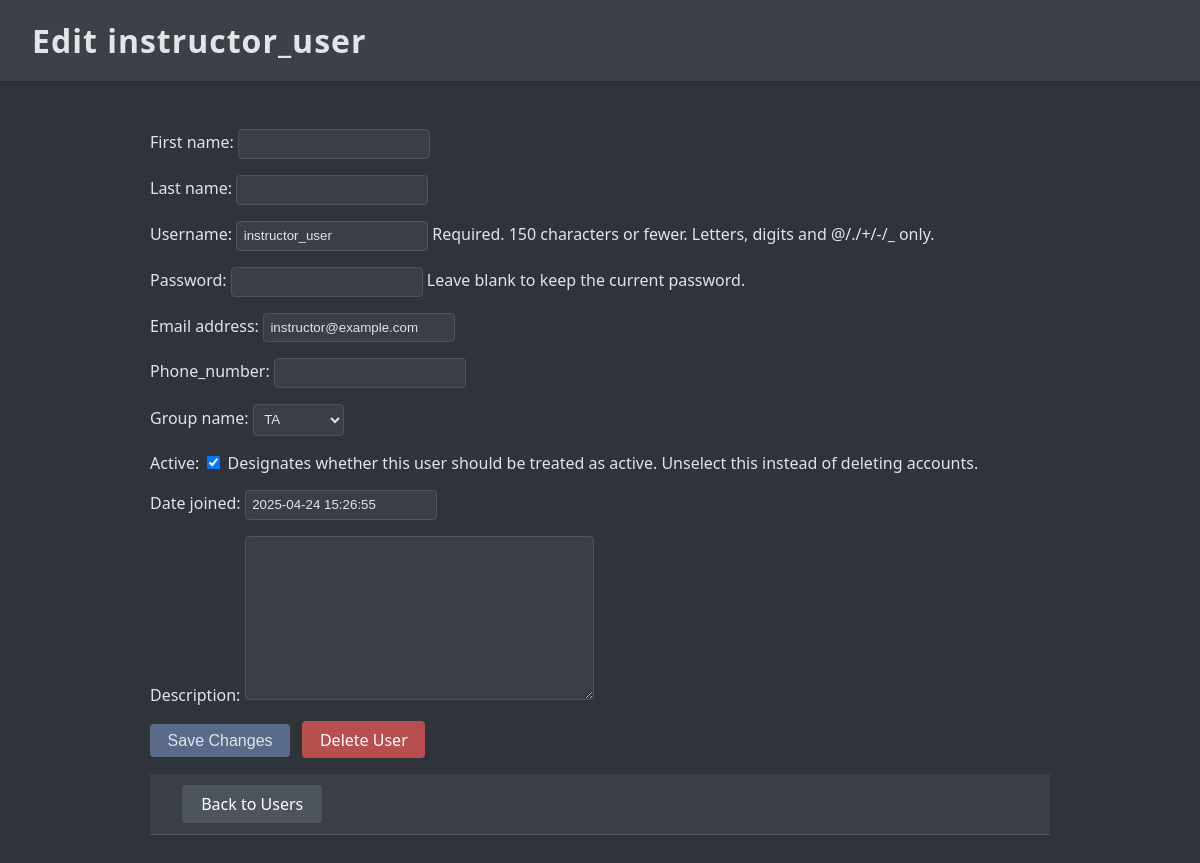
The page /sudo/user/2/edit (signed in) on the database as committed earlier.
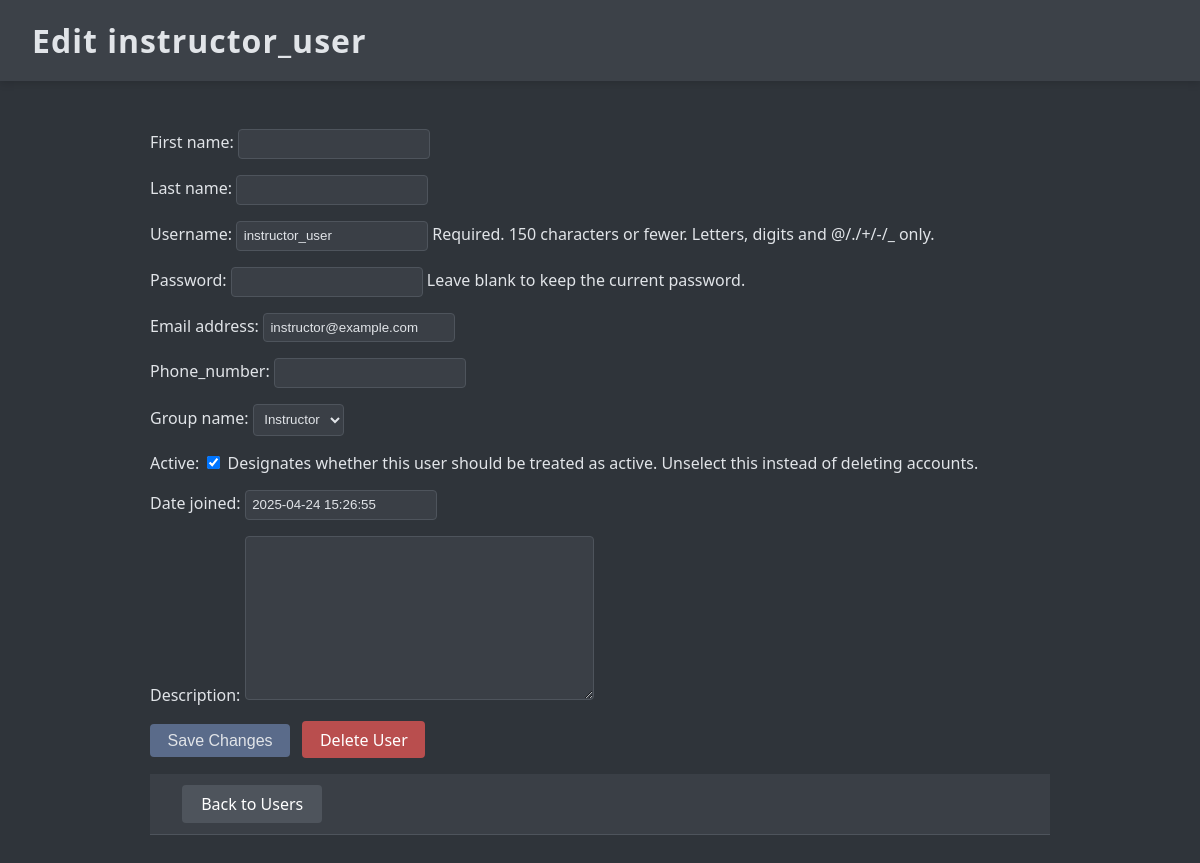
The same page on the database as committed later.
### webapp/models/users.py (models this page shows, shortened)
class User(AbstractUser):
    phone_number = models.CharField(max_length=15, blank=True, verbose_name='phone_number', null=True)
    description = models.TextField(blank=True, null=True, verbose_name='description')
    group_name = models.CharField(
        max_length=1,
        choices=UserType,
        default=UserType.TA,
    )
    class Meta:
        permissions = (
            ("can_assign_l1", "Can assign to courses/sections: instructor"),
            ("can_assign_l2", "Can assign to courses/sections: admin"),
        )

### webapp/views/admin.py (the view)
# urls.py: path('sudo/<str:model_name>/<int:model_id>/edit', views.edit_model, name='edit_model'),
@in_groups(["Admin"])
def edit_model(request, model_name, model_id):
    model_classes = {
        'course': Course,
        'section': Section,
        'user': User
    }
    form_classes = {
        'course': CourseForm,
        'section': SectionForm,
        'user': UserForm
    }
    success_urls = {
        'course': 'courses_list',
        'section': 'courses_list',
        'user': 'user_list'
    }
    model_class = model_classes.get(model_name)
    form_class = form_classes.get(model_name)
    if not model_class or not form_class:
        raise Http404("Model not found")
    instance = get_object_or_404(model_class, id=model_id)
    if request.method == 'POST':
        form = form_class(request.POST, instance=instance)
        if form.is_valid():
            form.save()
            return redirect(success_urls[model_name])
    else:
        form = form_class(instance=instance)
    template_name = f'admin_pages/edit_model.html'
    context = {
        'form': form,
        'object': instance,  # Generic object reference
        'model_name': model_name,  # Explicit model name
        model_name: instance  # Maintain backward compatibility
    }
    return render(request, template_name, context)

### webapp/forms/admin.py (shortened to what this page needs)
class UserForm(forms.ModelForm):
    password = forms.CharField(
        widget=forms.PasswordInput,
        required=False,  # Required on add, optional on edit
        help_text="Leave blank to keep the current password."
    )
    class Meta:
        model = User
        fields = ['first_name', 'last_name', 'username', 'password', 'email', 'phone_number', 'group_name', 'is_active', "date_joined", "description" ]

### webapp/views/admin.py (called while the page is built)
def in_groups(group_names):
    def check(user):
        return user.groups.filter(name__in=group_names).exists()
    return user_passes_test(check)

### templates/admin_pages/edit_model.html (shortened to what this page needs)
{% extends "master_admin.html" %}
{% load static %}
{% block content %}
<header>
    <h1>
        Edit
        {% if model_name == 'course' %}{{ course.name }}
        {% elif model_name == 'section' %}{{ section.name }}
        {% elif model_name == 'user' %}{{ user.username }}
        {% endif %}
    </h1>
</header>
<div class="container">
    <form method="post" class="form-card">
        {{ form.as_p }}
        <button type="submit" class="btn">Save Changes</button>
        <a href="{% url 'delete_model' model_name=model_name pk=object.id %}" class="btn btn-danger">Delete {{ model_name|title }}</a>
    </form>
    <nav style="margin-top: 1rem;">
        {% if model_name == 'course' or model_name == 'section' %}
            <a href="{% url 'courses_list' %}" class="btn btn-secondary">Back to Courses</a>
        {% elif model_name == 'user' %}
            <a href="{% url 'user_list' %}" class="btn btn-secondary">Back to Users</a>
        {% endif %}
    </nav>
</div>
{% endblock %}

Rows that differ between the two databases and show on the page:
changed User "instructor_user": group_name "TA" → "Instructor"
